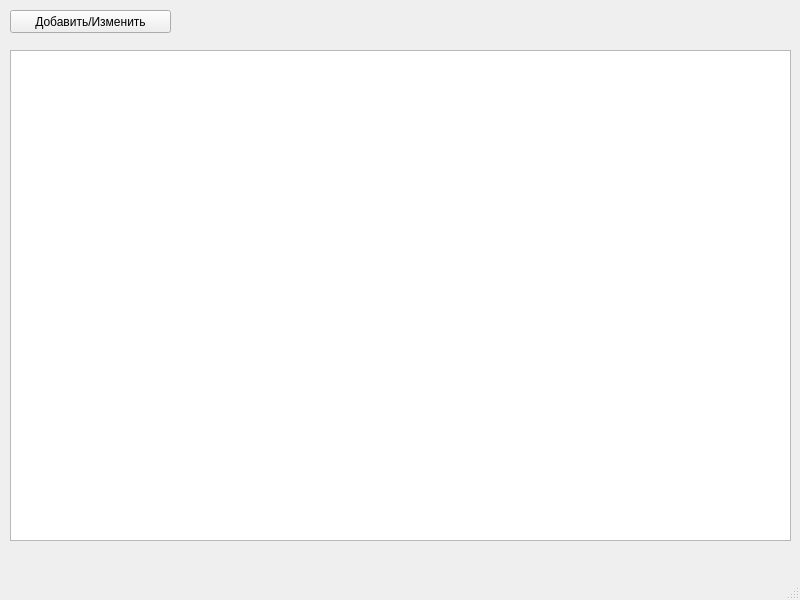
<?xml version="1.0" encoding="UTF-8"?>
<ui version="4.0">
 <class>MainWindow</class>
 <widget class="QMainWindow" name="MainWindow">
  <property name="geometry">
   <rect>
    <x>0</x>
    <y>0</y>
    <width>800</width>
    <height>600</height>
   </rect>
  </property>
  <property name="windowTitle">
   <string>MainWindow</string>
  </property>
  <widget class="QWidget" name="centralwidget">
   <widget class="QTableWidget" name="tableWidget">
    <property name="geometry">
     <rect>
      <x>10</x>
      <y>50</y>
      <width>781</width>
      <height>491</height>
     </rect>
    </property>
   </widget>
   <widget class="QPushButton" name="pushButton">
    <property name="geometry">
     <rect>
      <x>10</x>
      <y>10</y>
      <width>161</width>
      <height>23</height>
     </rect>
    </property>
    <property name="text">
     <string>Добавить/Изменить</string>
    </property>
   </widget>
  </widget>
  <widget class="QMenuBar" name="menubar">
   <property name="geometry">
    <rect>
     <x>0</x>
     <y>0</y>
     <width>800</width>
     <height>21</height>
    </rect>
   </property>
  </widget>
  <widget class="QStatusBar" name="statusbar"/>
 </widget>
 <resources/>
 <connections/>
</ui>
